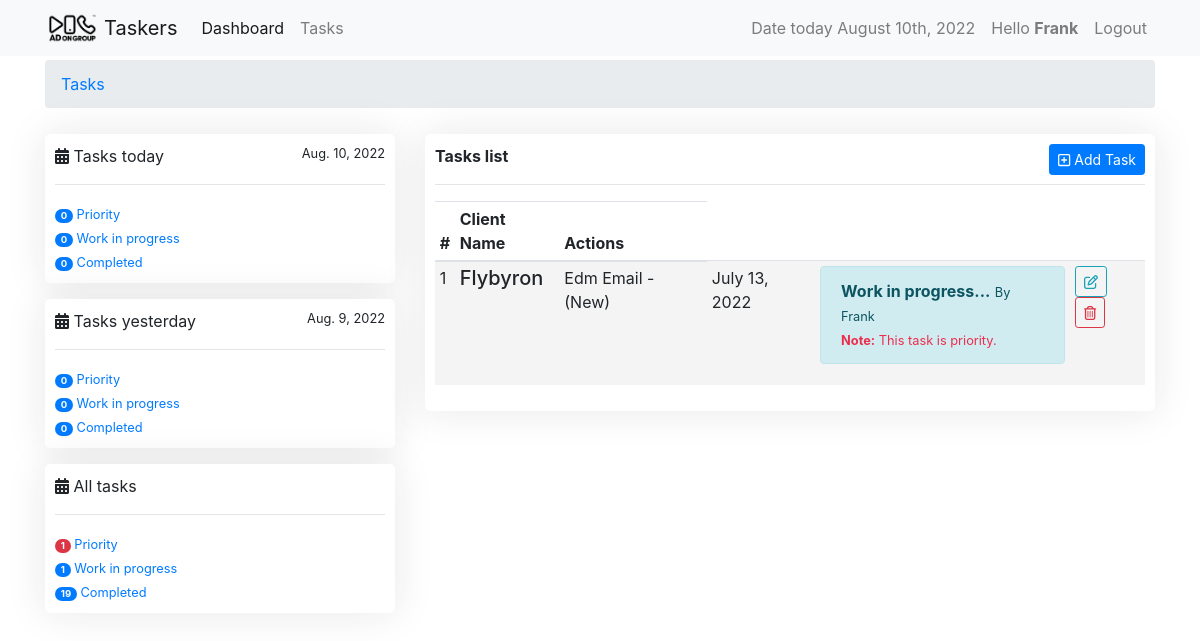
The page /tasks/ (signed in) on the database as committed earlier.
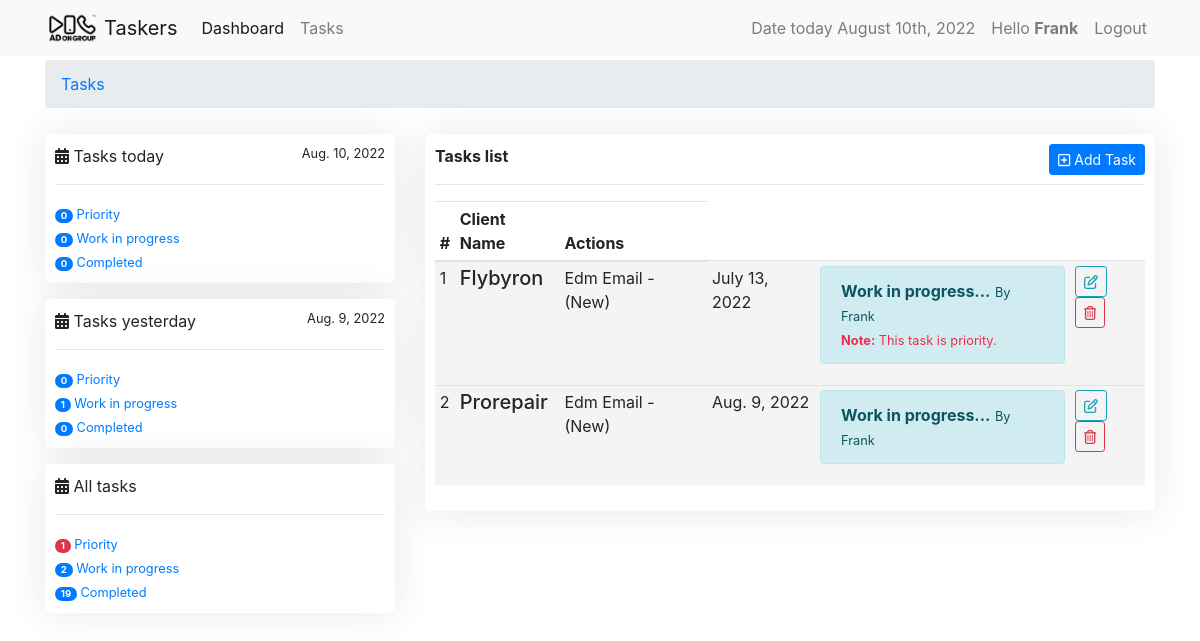
The same page on the database as committed later.
### tasks/models.py (models this page shows, shortened)
class Task(models.Model):
    slug = models.SlugField(unique=True, null=True, blank=True)
    user = models.ForeignKey(settings.AUTH_USER_MODEL,
                             on_delete=models.CASCADE, verbose_name='designers')
    task_type = models.ForeignKey(
        TaskType, on_delete=models.CASCADE, default=1)
    task_category = models.ForeignKey(
        TaskCategory, on_delete=models.CASCADE, default=1)
    name = models.CharField(max_length=120, verbose_name="Client name")
    paradise_link = models.URLField(
        blank=True, null=True, verbose_name="task link")
    check_list_link = models.URLField(
        max_length=120, verbose_name='check list link', blank=True, null=True)
    is_priority = models.BooleanField(
        default=False, verbose_name="Is Task Priority?", help_text="Checked if task is priority.")
    is_done = models.BooleanField(default=False, verbose_name="Is Task Completed?",
                                  help_text="Note: Checked if you're done.")
    created = models.DateTimeField(auto_now_add=True)
    updated = models.DateTimeField(auto_now=True)
    class Meta:
        ordering = ['-is_priority', 'is_done', '-updated', '-created']

class BaseTime(models.Model):
    created = models.DateTimeField(auto_now_add=True)
    updated = models.DateTimeField(auto_now=True)

class TaskCategory(BaseTime, models.Model):
    name = models.CharField(max_length=120, unique=True)
    task_point = models.FloatField(default=0.0)
    class Meta:
        verbose_name_plural = "Task Categories"
    def __str__(self):
        return self.name

class TaskType(BaseTime, models.Model):
    name = models.CharField(max_length=60)
    task_point = models.FloatField(default=0.0)
    def __str__(self):
        return self.name

### tasks/views.py (the view, shortened to what this page needs)
# urls.py: path('', views.TaskListView.as_view(), name="userview"),
class TaskListView(View):
    form_class = TaskForm
    template_name = 'task_form_template.html'
    @method_decorator(login_required)
    def dispatch(self, *args, **kwargs):
        return super().dispatch(*args, **kwargs)
    def get(self, request, *args, **kwargs):
        today = timezone.now()
        yesterday = today - timezone.timedelta(days=1)
        if request.user.is_superuser:
            tasks = Task.objects.all().filter(is_done=False)
            priority_tasks_today = Task.objects.filter(updated__date=today.date()).filter(is_priority=True).filter(is_done=False)
            priority_tasks_yesterday = Task.objects.filter(updated__date=yesterday.date()).filter(is_priority=True).filter(is_done=False)
            priority_tasks = Task.objects.filter(is_done=False).filter(is_priority=True)
            wip_tasks_today = Task.objects.filter(updated__date=today.date()).filter(is_done=False)
            wip_tasks_yesterday = Task.objects.filter(updated__date=yesterday.date()).filter(is_done=False)
            wip_tasks = Task.objects.filter(is_done=False)
            completed_tasks_today = Task.objects.filter(updated__date=today.date()).filter(is_done=True)
            completed_tasks_yesterday = Task.objects.filter(updated__date=yesterday.date()).filter(is_done=True)
            completed_tasks = Task.objects.filter(is_done=True)
            form = AdminTaskForm(request.POST or None)
        else:
            tasks = Task.objects.all().filter(user=request.user).filter(is_done=False)
            priority_tasks_today = Task.objects.filter(user=request.user).filter(updated__date=today.date()).filter(is_priority=True).filter(is_done=False)
            priority_tasks_yesterday = Task.objects.filter(user=request.user).filter(updated__date=yesterday.date()).filter(is_done=False).filter(is_priority=True)
            priority_tasks = Task.objects.filter(user=request.user).filter(is_done=False).filter(is_priority=True)
            wip_tasks_today = Task.objects.filter(user=request.user).filter(updated__date=today.date()).filter(is_done=False)
            wip_tasks_yesterday = Task.objects.filter(user=request.user).filter(updated__date=yesterday.date()).filter(is_done=False)
            wip_tasks = Task.objects.filter(user=request.user).filter(is_done=False)
            completed_tasks_today = Task.objects.filter(user=request.user).filter(updated__date=today.date()).filter(is_done=True)
            completed_tasks_yesterday = Task.objects.filter(user=request.user).filter(updated__date=yesterday.date()).filter(is_done=True)
            completed_tasks = Task.objects.filter(user=request.user).filter(is_done=True)
            form = self.form_class()
        if request.user.has_perm('auth.view_user'):
            completed_tasks = Task.objects.filter(is_done=True)
            wip_tasks = Task.objects.filter(is_done=False)
            priority_tasks = Task.objects.filter(is_done=False).filter(is_priority=True)
        print(request.user.has_perm('auth.view_user'))
        context = {
                    'form': form,
                    'tasks': tasks,
                    'today': today,
                    'yesterday': yesterday,
                    'priority_tasks_today': priority_tasks_today,
                    'wip_tasks_today': wip_tasks_today,
                    'completed_tasks_today': completed_tasks_today,
                    'priority_tasks_yesterday': priority_tasks_yesterday,
                    'wip_tasks_yesterday': wip_tasks_yesterday,
                    'completed_tasks_yesterday': completed_tasks_yesterday,
                    'priority_tasks': priority_tasks,
                    'completed_tasks': completed_tasks,
                    'wip_tasks': wip_tasks
                }
        return render(request, self.template_name, context)

### tasks/templates/task_form_template.html (shortened to what the changed rows need)
{% extends 'base.html' %}
{% load crispy_forms_tags %}
{% block content %}
<div class="row">
    <div class="col-sm-4">
        <div class="card-container mb-3">
            <div>
                     <br>
                <small><span class="badge badge-primary badge-pill">{{ wip_tasks_yesterday.count }}</span>
                    <a href="{% url 'taskers:wiptaskyesterday' %}"> Work in progress</a></small> <br>
                     <br>
            </div>
        </div>
        <div class="card-container mb-3">
            <div>
                     <br>
                <small><span class="badge badge-primary badge-pill">{{ wip_tasks.count }}</span>
                    <a href="{% url 'taskers:allwiptasks' %}"> Work in progress</a></small> <br>
                     <br>
            </div>
        </div>
    </div>
    <div class="col-sm-8">
        <div class="card-container">
            <div>
                <table class="table table-sm" id="tasks">
                    <thead>
                        <tr>
                            <th>#</th>
                            <th>Client Name</th>
                            <th>Actions</th>
                        </tr>
                    </thead>
                    <tbody>
                        {% if request.user.is_superuser %}
                        {% for task in tasks %}
                        <tr {% if not task.is_done %} style="background-color: rgb(244, 244, 244);" {% endif %}>
                            <td>
                                {{ forloop.counter }}
                            </td>
                            <td>
                                <h5>{{ task.name|title }}</h5>
                                <small class="text-muted">{{ task.task_category|title }} - ({{ task.task_type|title }})
                                    {% if task.is_priority %}
                                        <small style="color: rgb(237, 45, 77);"><strong>Note:</strong>  This task is urgent.</small>
                                    {% endif %}
                                </small><br>
                                <small class="text-muted">Status:
                                    {% if task.is_done %}
                                    <strong> Completed!</strong> <br>
                                    {% else %}
                                    <strong>Work in progress...</strong> <br>
                                    {% endif %}
                                </small>
                                <small class="text-muted">Created: {{ task.created|date }} | by {{task.user}}</small>
                            </td>
                            <!-- <td>
                                {{ task.task_category|title }} - ({{ task.task_type|title }})
                            </td> -->
                                <!-- {{ task.created|date }}
                            </td> -->
                            <td>
                                {% if not task.is_done %}
                                    <a href="{% url 'taskers:taskdetail' task.slug %}" class="btn btn-outline-info btn-sm"><i class="fa-regular fa-pen-to-square"></i></a>
                                    <a href="{% url 'taskers:taskdelete' task.slug %}" class="btn btn-outline-danger btn-sm"><i class="fa-regular fa-trash-can"></i></a>
                                {% else %}
                                    <a href="{% url 'taskers:taskdetail' task.slug %}" class="btn btn-outline-success btn-sm"><i class="fa-regular fa-rectangle-list"></i> Details</a>
                                {% endif %}
                            </td>
                        </tr>
                        {% endfor %}
                        {% else %}
                        {% for task in tasks %}
                        <tr {% if not task.is_done %} style="background-color: rgb(244, 244, 244);" {% endif %}>
                            <td>
                                {{ forloop.counter }}
                            </td>
                            <td>
                                <h5>{{ task.name|title }}</h5>
                            </td>
                            <td>
                                {{ task.task_category|title }} - ({{ task.task_type|title }})
                            </td>
                            <td>
                                {{ task.created|date }}
                            </td>
                            <td>
                                {% if task.is_done %}
                                <div class="alert alert-success">
                                    <div>
                                        <strong>Completed!</strong>
                                        <small>{{ task.updated|date }} | by {{task.user}}</small> <br>
                                        {% if task.is_priority %}
                                            <small style="color: rgb(237, 45, 77);"><strong>Note:</strong>  This task is priority.</small>
                                        {% endif %}
                                    </div>
                                </div>
                                {% else %}
                                <div class="alert alert-info">
                                    <div >
                                        <strong>Work in progress...</strong>
                                        <small>By {{task.user|title}}</small> <br>
                                        {% if task.is_priority %}
                                            <small style="color: rgb(237, 45, 77);"><strong>Note:</strong>  This task is priority.</small>
                                        {% endif %}
                                    </div>
                                </div>
                                {% endif %}
                            </td>
                            <td>
                                {% if not task.is_done %}
                                    <a href="{% url 'taskers:taskdetail' task.slug %}" class="btn btn-outline-info btn-sm"><i class="fa-regular fa-pen-to-square"></i></a>
                                    <a href="{% url 'taskers:taskdelete' task.slug %}" class="btn btn-outline-danger btn-sm"><i class="fa-regular fa-trash-can"></i></a>
                                {% else %}
                                    <a href="{% url 'taskers:taskdetail' task.slug %}" class="btn btn-outline-success btn-sm"><i class="fa-regular fa-rectangle-list"></i> Details</a>
                                {% endif %}
                            </td>
                        </tr>
                        {% endfor %}
                        {% endif %}
                    </tbody>
                </table>
            </div>
        </div>
    </div>
</div>
{% endblock %}

Rows that differ between the two databases and show on the page:
added Task: name "Prorepair", task_category "Edm Email", task_type "New", created "Aug. 9, 2022", user "Frank", is_done False (drawn)
Other text that changed with them:
{{ wip_tasks_yesterday.count }}: "0" → "1"
{{ wip_tasks.count }}: "1" → "2"
